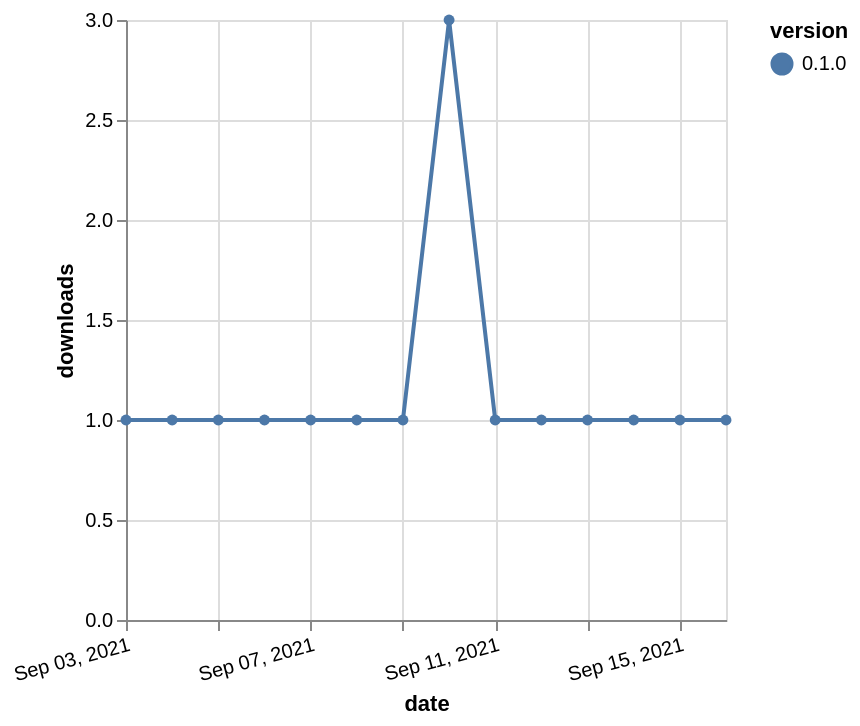

This figure's Vega-Lite source:
### Vega-Lite specification from a JSON file in a GitHub repository (floating-point values rounded to 4 significant figures)
{"$schema": "https://vega.github.io/schema/vega-lite/v5.json", "description": "A simple bar chart with embedded data.", "data": {"values": [{"date": "2021-09-03", "total": 122, "delta": 1, "version": "0.1.0"}, {"date": "2021-09-04", "total": 123, "delta": 1, "version": "0.1.0"}, {"date": "2021-09-05", "total": 124, "delta": 1, "version": "0.1.0"}, {"date": "2021-09-06", "total": 125, "delta": 1, "version": "0.1.0"}, {"date": "2021-09-07", "total": 126, "delta": 1, "version": "0.1.0"}, {"date": "2021-09-08", "total": 127, "delta": 1, "version": "0.1.0"}, {"date": "2021-09-09", "total": 128, "delta": 1, "version": "0.1.0"}, {"date": "2021-09-10", "total": 131, "delta": 3, "version": "0.1.0"}, {"date": "2021-09-11", "total": 132, "delta": 1, "version": "0.1.0"}, {"date": "2021-09-12", "total": 133, "delta": 1, "version": "0.1.0"}, {"date": "2021-09-13", "total": 134, "delta": 1, "version": "0.1.0"}, {"date": "2021-09-14", "total": 135, "delta": 1, "version": "0.1.0"}, {"date": "2021-09-15", "total": 136, "delta": 1, "version": "0.1.0"}, {"date": "2021-09-16", "total": 137, "delta": 1, "version": "0.1.0"}]}, "width": "container", "mark": {"type": "line", "point": {"filled": true}}, "encoding": {"x": {"field": "date", "type": "temporal", "timeUnit": "yearmonthdate", "title": "date", "axis": {"labelAngle": -15}}, "y": {"field": "delta", "type": "quantitative", "title": "downloads"}, "color": {"field": "version", "type": "nominal"}, "tooltip": {"field": "delta"}}}
